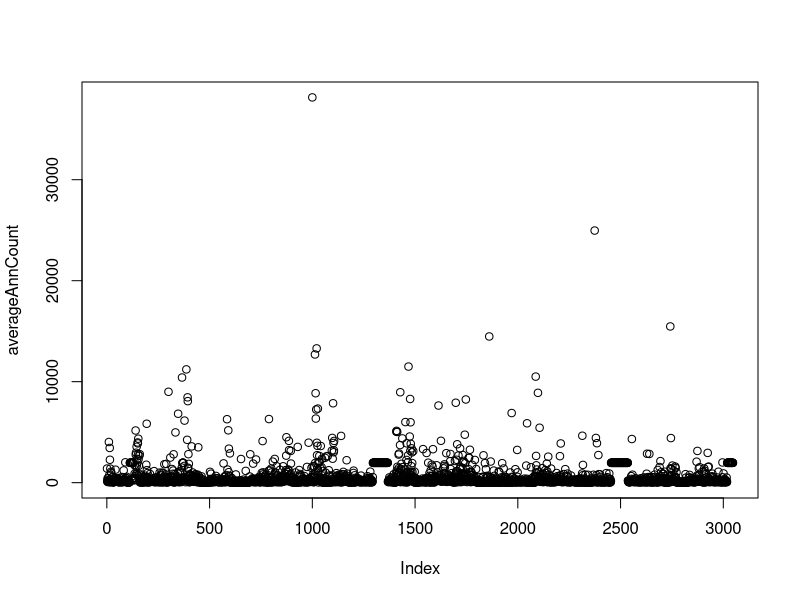
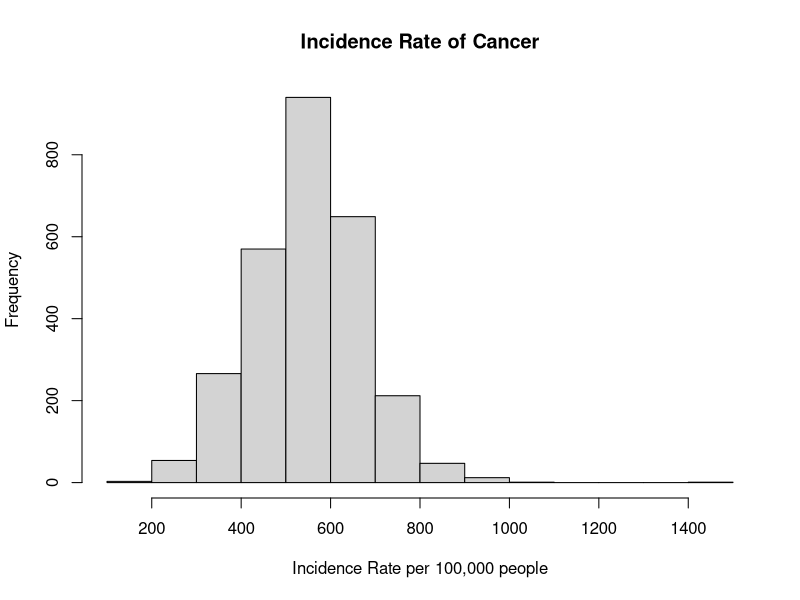
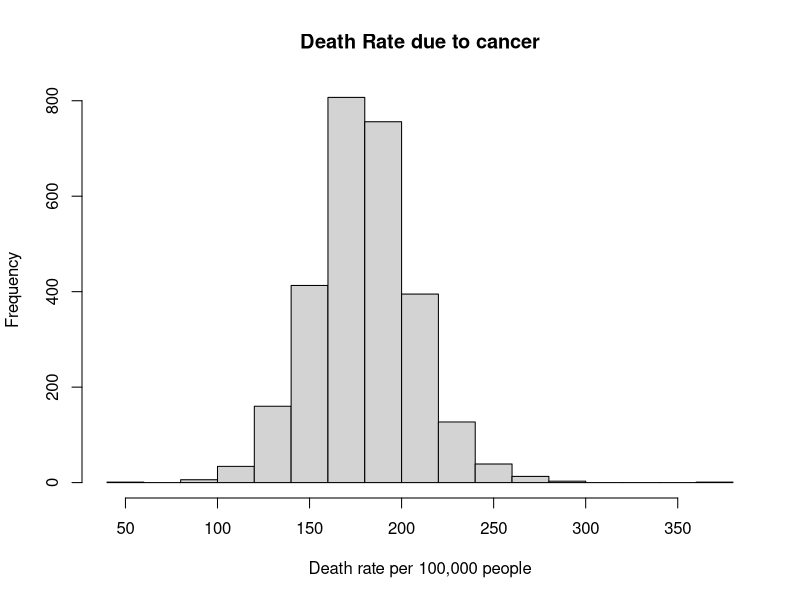
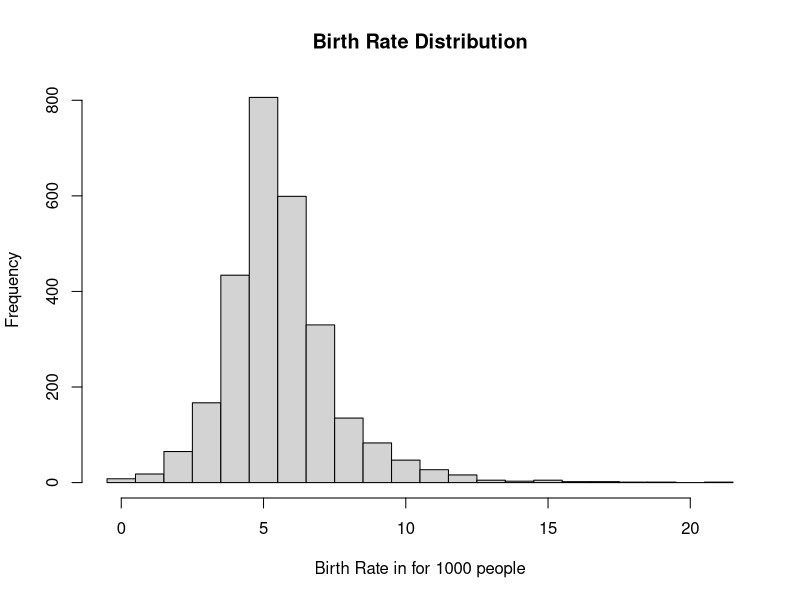
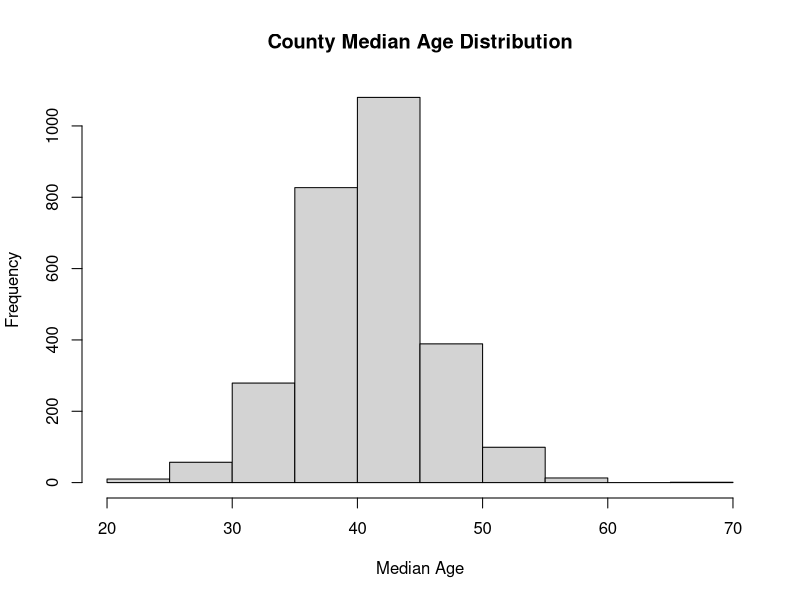
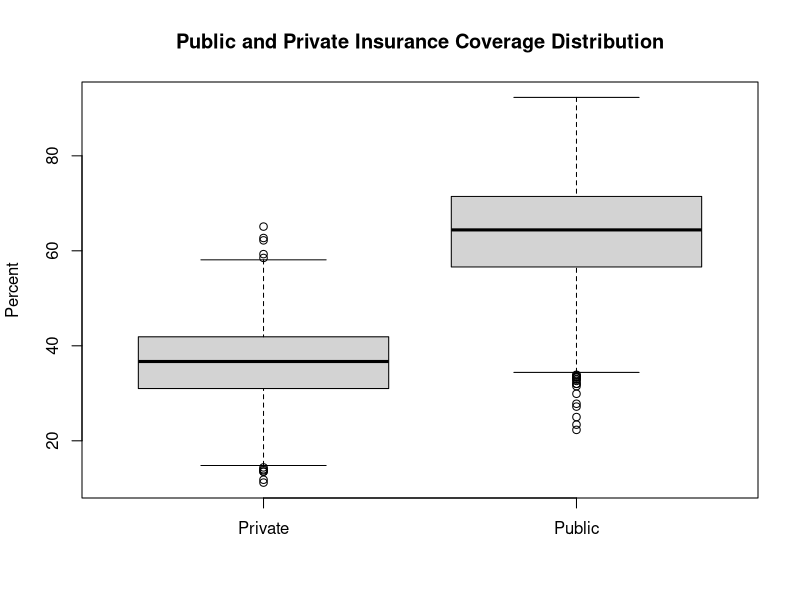
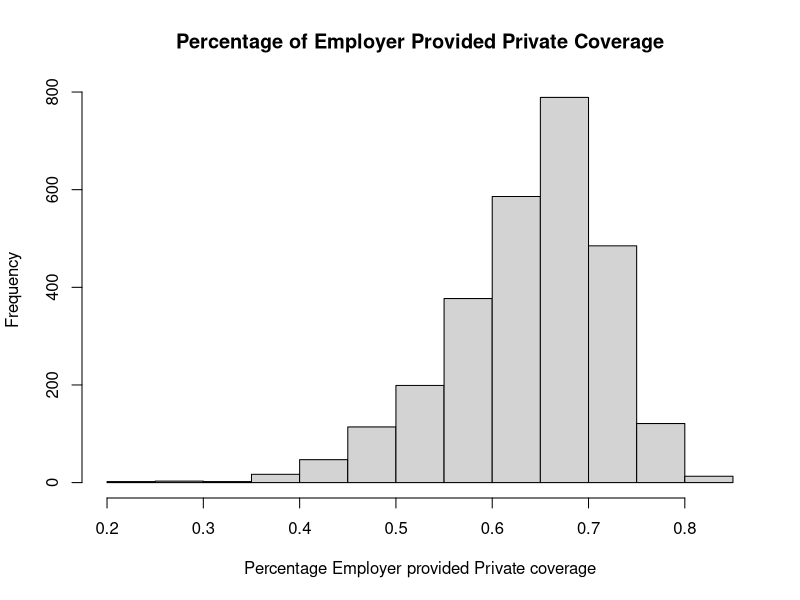
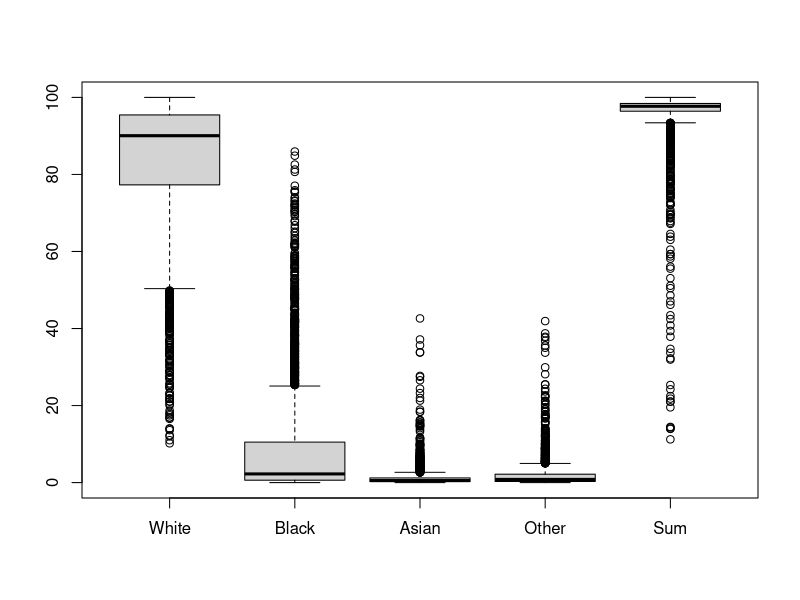

These figures' R source, in order:
## ---- chunk 1
knitr::opts_chunk$set(echo = TRUE)
knitr::opts_chunk$set(tidy=TRUE)
## ---- chunk 2
library(car)
## ---- chunk 3
cancer_data = read.csv("cancer.csv")
## ---- chunk 4
(list_of_varibles = objects(cancer_data))
## ---- chunk 5
str(cancer_data)
## ---- chunk 6
summary(cancer_data$avgAnnCount)
## ---- chunk 7
plot(cancer_data$avgAnnCount, ylab="averageAnnCount")
## ---- chunk 8
cancer_data_filter1 = cancer_data[cancer_data$avgAnnCount != 1962.667684, ]
nrow(cancer_data_filter1)
## ---- chunk 9
sum(cancer_data_filter1$MedianAge > 110)
sum(cancer_data_filter1$MedianAgeFemale > 110)
sum(cancer_data_filter1$MedianAgeMale > 110)
## ---- chunk 10
sum(cancer_data_filter1$AvgHouseholdSize < 0.1)
## ---- chunk 11
cancer_data_fixed = cancer_data_filter1[cancer_data_filter1$MedianAge < 110 &
                                        cancer_data_filter1$AvgHouseholdSize >=1, ]
nrow(cancer_data_fixed)
## ---- chunk 12
min(cancer_data$PctPublicCoverage + cancer_data$PctPrivateCoverage)
max(cancer_data$PctPublicCoverage + cancer_data$PctPrivateCoverage)
## ---- chunk 13
head(cancer_data$PctAsian + cancer_data$PctBlack + cancer_data$PctWhite +
       cancer_data$PctOtherRace, 25)
min(cancer_data$PctAsian + cancer_data$PctBlack + cancer_data$PctWhite +
      cancer_data$PctOtherRace)
max(cancer_data$PctAsian + cancer_data$PctBlack + cancer_data$PctWhite +
      cancer_data$PctOtherRace)
## ---- chunk 14
summary(cancer_data$PercentMarried)
summary(cancer_data$PctMarriedHouseholds)
## ---- chunk 15
summary(cancer_data$PctNoHS18_24)
summary(cancer_data$PctHS18_24)
summary(cancer_data$PctHS25_Over)
summary(cancer_data$PctSomeCol18_24)
summary(cancer_data$PctBachDeg18_24)
summary(cancer_data$PctBachDeg25_Over)
## ---- chunk 16
sum(cancer_data$PctHS18_24 < 0.01)
sum(cancer_data$PctBachDeg18_24 < 0.01)
## ---- chunk 17
summary(cancer_data$PctEmployed16_Over)
summary(cancer_data$PctUnemployed16_Over)
## ---- chunk 18
incidenceRate = 100000*cancer_data_fixed$avgAnnCount/cancer_data_fixed$popEst2015
summary(incidenceRate)
## ---- chunk 19
hist(incidenceRate, main = "Incidence Rate of Cancer", 
     xlab = "Incidence Rate per 100,000 people")
## ---- chunk 20
sd(incidenceRate)
## ---- chunk 21
summary(cancer_data_fixed$deathRate)
## ---- chunk 22
hist(cancer_data_fixed$deathRate, main = "Death Rate due to cancer", 
     xlab = "Death rate per 100,000 people")
## ---- chunk 23
sd(cancer_data_fixed$deathRate)
## ---- chunk 24
summary(cancer_data_fixed$BirthRate)
## ---- chunk 25
hist(cancer_data_fixed$BirthRate, main = "Birth Rate Distribution", breaks = 0:22 - 0.5,
     xlab = "Birth Rate in for 1000 people")
## ---- chunk 26
hist(cancer_data_fixed$MedianAge, main = "County Median Age Distribution", 
     xlab = "Median Age")
## ---- chunk 27
boxplot(cancer_data_fixed$PctPublicCoverage, cancer_data_fixed$PctPrivateCoverage, 
        main = "Public and Private Insurance Coverage Distribution", 
        names = c("Private","Public"), ylab = "Percent")
## ---- chunk 28
hist(cancer_data_fixed$PctEmpPrivCoverage / cancer_data_fixed$PctPrivateCoverage,
     main = "Percentage of Employer Provided Private Coverage", 
     xlab = "Percentage Employer provided Private coverage")
## ---- chunk 29
boxplot(cancer_data$PctWhite, cancer_data$PctBlack, cancer_data$PctAsian,
        cancer_data$PctOtherRace, cancer_data$PctWhite + cancer_data$PctBlack +
        cancer_data$PctAsian + cancer_data$PctOtherRace, 
        names = c("White", "Black", "Asian", "Other", "Sum"))
## ---- chunk 30
summary(cancer_data_fixed$medIncome)
summary(cancer_data_fixed$binnedInc)
## ---- chunk 31
cancer_data_fixed$binnedInc = factor(cancer_data_fixed$binnedInc, 
                                     c("[22640, 34218.1]","(34218.1, 37413.8]",
                                       "(37413.8, 40362.7]","(40362.7, 42724.4]",
                                       "(42724.4, 45201]","(45201, 48021.6]",
                                       "(48021.6, 51046.4]","(51046.4, 54545.6]",
                                       "(54545.6, 61494.5]","(61494.5, 125635]"))
## ---- chunk 32
plot(incidenceRate, cancer_data_fixed$deathRate)
## ---- chunk 33
cor(incidenceRate, cancer_data_fixed$deathRate)
## ---- chunk 34
cor(cancer_data_fixed$deathRate, cancer_data_fixed$medIncome)
## ---- chunk 35
boxplot(deathRate ~ binnedInc, data = cancer_data_fixed, 
        main = "Death rate vs Median Income bins",
        xlab = "Median Income bins",
        ylab = "Death Rate")
## ---- chunk 36
cor(incidenceRate, cancer_data_fixed$medIncome)
## ---- chunk 37
cor(cancer_data_fixed$povertyPercent, cancer_data_fixed$deathRate)
## ---- chunk 38
cor(cancer_data_fixed$medIncome, cancer_data_fixed$povertyPercent)
## ---- chunk 39
cor(cancer_data_fixed$deathRate, cancer_data_fixed$PctPrivateCoverage)
## ---- chunk 40
plot (~ PctPrivateCoverage + deathRate, data = cancer_data_fixed, 
      col="red", xlab="% Coverage")
abline(lm(cancer_data_fixed$deathRate ~ cancer_data_fixed$PctPrivateCoverage), col="red")
points (cancer_data_fixed$PctPublicCoverage, cancer_data_fixed$deathRate, col="blue")
abline(lm(cancer_data_fixed$deathRate ~ cancer_data_fixed$PctPublicCoverage), col="blue")
legend("topright", legend = c("Private", "Public"), col = c("red", "blue"), pch = c(19,19))
## ---- chunk 41
cor(cancer_data_fixed$deathRate, cancer_data_fixed$PctPublicCoverage)
## ---- chunk 42
lm(100*cancer_data_fixed$deathRate/mean(cancer_data_fixed$deathRate) 
   ~ cancer_data_fixed$PctPrivateCoverage)
## ---- chunk 43
cor(incidenceRate, cancer_data_fixed$MedianAge)
## ---- chunk 44
lm(incidenceRate ~ cancer_data_fixed$MedianAge)
## ---- chunk 45
cor(cancer_data_fixed$deathRate, cancer_data_fixed$MedianAge)
## ---- chunk 46
plot(~ cancer_data_fixed$MedianAge+cancer_data_fixed$PctPrivateCoverage, 
     xlab = "Age", 
     ylab = "Pct Private Coverage" )
## ---- chunk 47
geo_df = cancer_data_fixed[,c("Geography", "deathRate")]
geo_df$incidenceRate = incidenceRate
geo_df$Geography[147] = NA
library(stringr)
geo_df$state = factor(str_split_fixed(as.character(geo_df$Geography), ", ", 2)[,2])
state_df = aggregate(cbind(incidenceRate, deathRate) ~ state, data=geo_df, FUN=mean)
state_df[order(-state_df$deathRate),]
## ---- chunk 48
cor(cancer_data_fixed$povertyPercent, cancer_data_fixed$PctBlack)
cor(cancer_data_fixed$povertyPercent, cancer_data_fixed$PctWhite)
cor(cancer_data_fixed$povertyPercent, cancer_data_fixed$PctAsian)
cor(cancer_data_fixed$povertyPercent, cancer_data_fixed$PctOtherRace)
## ---- chunk 49
cor(cancer_data_fixed$deathRate, cancer_data_fixed$PctBlack)
cor(cancer_data_fixed$deathRate, cancer_data_fixed$PctWhite)
cor(cancer_data_fixed$deathRate, cancer_data_fixed$PctAsian)
cor(cancer_data_fixed$deathRate, cancer_data_fixed$PctOtherRace)
## ---- chunk 50
cor(incidenceRate, cancer_data_fixed$PctBlack)
cor(incidenceRate, cancer_data_fixed$PctWhite)
cor(incidenceRate, cancer_data_fixed$PctAsian)
cor(incidenceRate, cancer_data_fixed$PctOtherRace)
## ---- chunk 51
scatterplotMatrix(~ cancer_data_fixed$povertyPercent + 
                    cancer_data_fixed$PctPrivateCoverage +
                    cancer_data_fixed$PctPublicCoverage + 
                    cancer_data_fixed$PctHS25_Over + 
                    cancer_data_fixed$PctBachDeg25_Over)
## ---- chunk 52
cor(cancer_data_fixed$deathRate, cancer_data_fixed$PctBachDeg25_Over)
cor(cancer_data_fixed$deathRate, cancer_data_fixed$PctHS25_Over)
## ---- chunk 53
cor(cancer_data_fixed$PctEmployed16_Over, cancer_data_fixed$PctBachDeg25_Over, use = "complete.obs")
cor(cancer_data_fixed$PctEmployed16_Over, cancer_data_fixed$PctHS25_Over, use = "complete.obs")
## ---- chunk 54
cor(cancer_data_fixed$PctMarriedHouseholds, cancer_data_fixed$PctPrivateCoverage)
cor(cancer_data_fixed$PctMarriedHouseholds, cancer_data_fixed$PctPublicCoverage)
## ---- chunk 55
boxplot(PctMarriedHouseholds ~ binnedInc, data = cancer_data_fixed, 
        main = "Married Households vs Median Income bins",
        xlab = "Median Income bins",
        ylab = "Married Households")
## ---- chunk 56
cor(cancer_data_fixed$deathRate, cancer_data_fixed$PctMarriedHouseholds)
## ---- chunk 57
summary(cancer_data_fixed$AvgHouseholdSize)
## ---- chunk 58
HouseholdSize_bin = cut(cancer_data_fixed$AvgHouseholdSize, 
                        breaks = c(1, 2, 3, 4, Inf))
boxplot( deathRate ~ HouseholdSize_bin , data = cancer_data_fixed,
        main = "Death rate vs Average Household size",
        xlab = "Average Household Size",
        ylab = "Death Rate")
## ---- chunk 59
boxplot(AvgHouseholdSize ~ binnedInc, data = cancer_data_fixed, 
        main = "Average household size vs Median Income bins",
        xlab = "Median Income bins",
        ylab = "Average household size")
